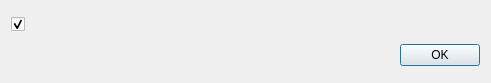
<?xml version="1.0" encoding="UTF-8"?>
<ui version="4.0">
 <class>StatisticalReport</class>
 <widget class="QDialog" name="StatisticalReport">
  <property name="geometry">
   <rect>
    <x>0</x>
    <y>0</y>
    <width>491</width>
    <height>83</height>
   </rect>
  </property>
  <property name="sizePolicy">
   <sizepolicy hsizetype="Expanding" vsizetype="MinimumExpanding">
    <horstretch>0</horstretch>
    <verstretch>0</verstretch>
   </sizepolicy>
  </property>
  <property name="windowTitle">
   <string>Welcome to UGENE 1.16</string>
  </property>
  <layout class="QVBoxLayout" name="dialogLayout">
   <item>
    <layout class="QHBoxLayout" name="horizontalLayout">
     <item>
      <widget class="QCheckBox" name="chkStat">
       <property name="text">
        <string/>
       </property>
       <property name="checked">
        <bool>true</bool>
       </property>
      </widget>
     </item>
     <item>
      <widget class="QLabel" name="lblStat">
       <property name="sizePolicy">
        <sizepolicy hsizetype="MinimumExpanding" vsizetype="Fixed">
         <horstretch>0</horstretch>
         <verstretch>0</verstretch>
        </sizepolicy>
       </property>
       <property name="layoutDirection">
        <enum>Qt::RightToLeft</enum>
       </property>
       <property name="text">
        <string/>
       </property>
       <property name="scaledContents">
        <bool>false</bool>
       </property>
       <property name="wordWrap">
        <bool>false</bool>
       </property>
      </widget>
     </item>
    </layout>
   </item>
   <item>
    <widget class="QDialogButtonBox" name="buttonBox">
     <property name="standardButtons">
      <set>QDialogButtonBox::Ok</set>
     </property>
    </widget>
   </item>
  </layout>
 </widget>
 <resources/>
 <connections/>
</ui>
